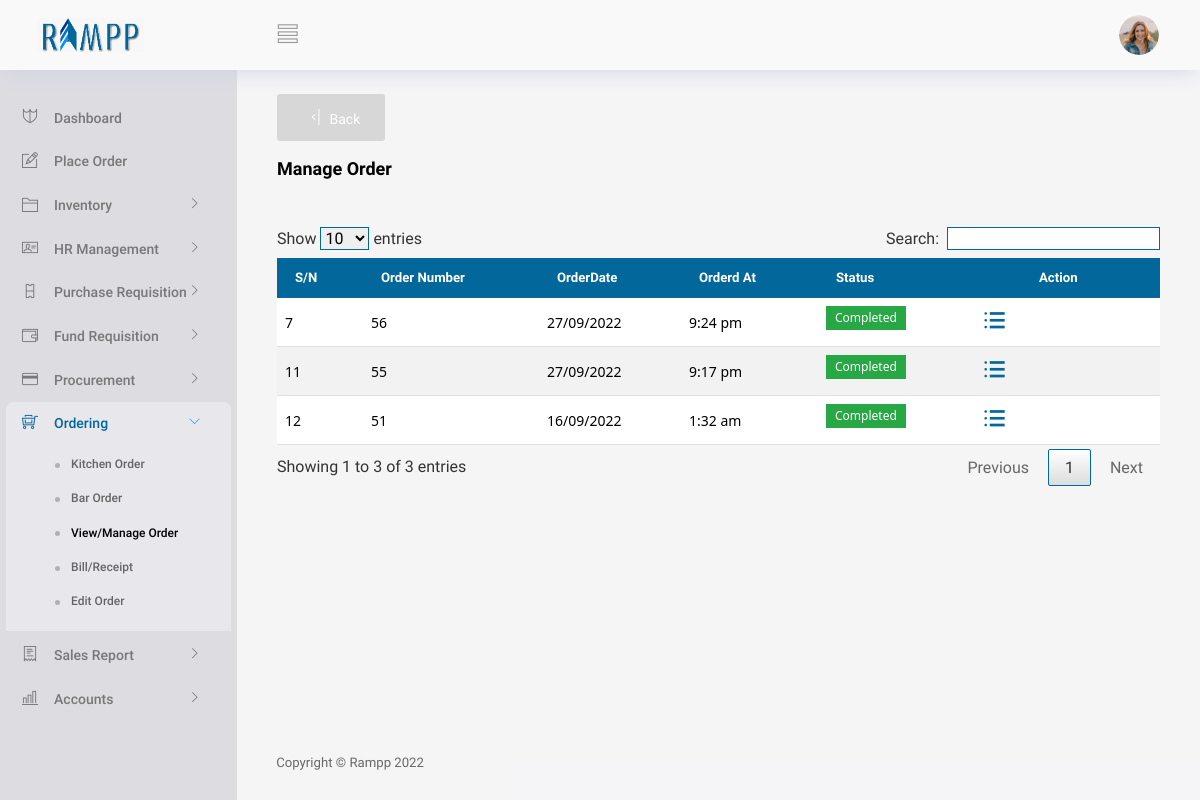
The app's page /View/Ordering/vmanageOrder.php (signed in), older data.
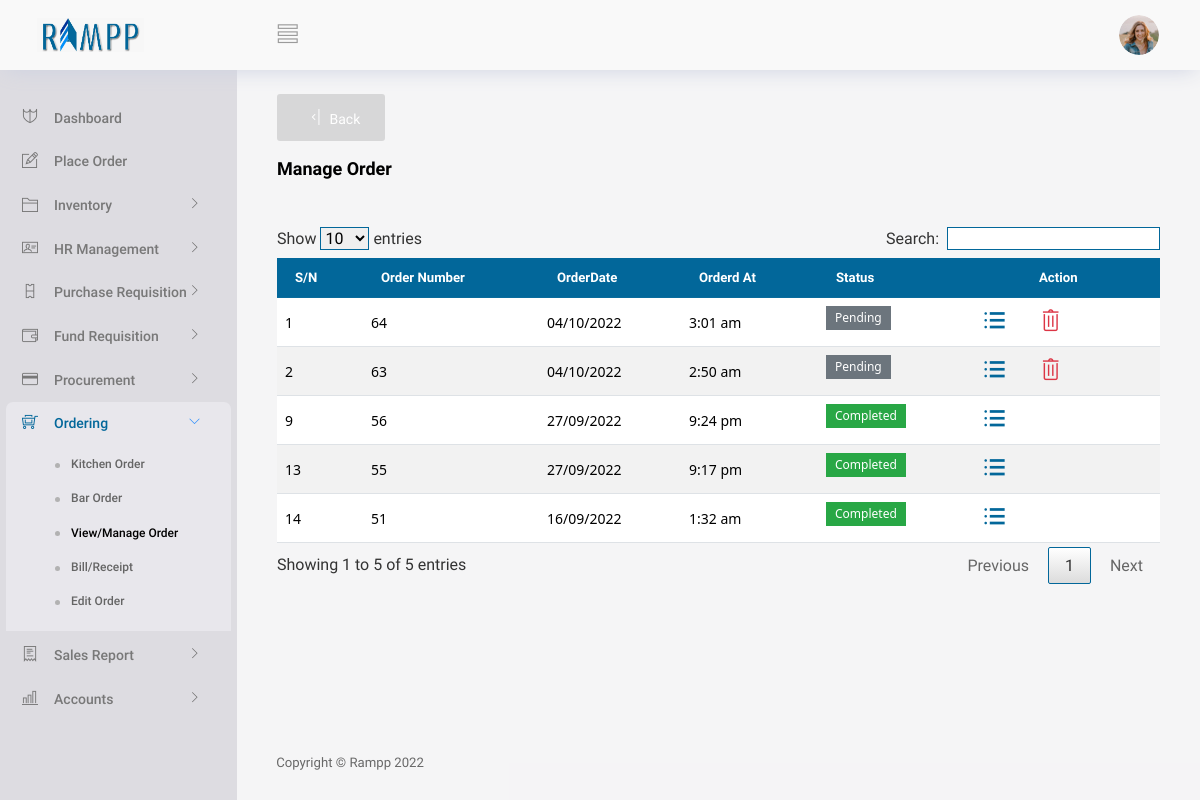
The same page, newer data.
### tables this page shows
CREATE TABLE IF NOT EXISTS `orders` (
  `sellerid` int(10) DEFAULT NULL,
  `orderid` int(10) NOT NULL,
  `totaltime` int(30) NOT NULL,
  `totalammount` int(200) NOT NULL,
  `status` int(10) NOT NULL,
  `orderdate` date NOT NULL,
  `odertime` varchar(30) NOT NULL,
  `hr` int(10) NOT NULL,
  `min` int(10) NOT NULL,
  `ampm` varchar(20) NOT NULL,
  `br` int(20) NOT NULL,
  `kch` int(20) NOT NULL,
  `receipt` int(10) NOT NULL,
  `k` int(10) NOT NULL,
  `b` int(10) NOT NULL,
  `bill` int(10) NOT NULL,
  `kt` int(100) NOT NULL,
  `bt` int(100) NOT NULL,
  `totalProfit` int(100) NOT NULL,
  `customerId` int(70) NOT NULL
);

### Controller/generalController.php (called while the page is built, shortened)
<?php
class GeneralController
{
    function getAllOrderedItem($conn)
    {
        $items = array();
        $query = "SELECT * FROM orders ";
        $results = mysqli_query($conn, $query);
        while ($row = mysqli_fetch_array($results)) {
            $items[] = $row;
        }
        return $items;
    }
}

### View/Ordering/vmanageOrder.php (the view, shortened to what the changed rows need)
<?php
   if(isset($_SESSION['validuser']))
   {
     include("../partials/_header.php");
      require("../../Controller/generalController.php");
      $conn = conString1();
      $UserUtils = new GeneralController();
      $data1 = $UserUtils->getAllOrderedItem($conn);
?>
<body>
  <div class="container-scroller">
    <?php  include("../partials/_navbar.php"); ?>
    <div class="container-fluid page-body-wrapper">
      <div class="main-panel">
        <div class="content-wrapper gbgn">
        <button  type="button" id="back" class="btn btn-icon-text text-white" style="background:#56565830;" onClick="window.history.back()">
          <i class="ti-shift-left-alt btn-icon-append"></i>
          Back
        </button>
          <br/>
          <br/>
          <div class="row">
            <div class="col-md-12 grid-margin">
              <div class="d-flex justify-content-between align-items-center">
                <div>
                  <h4 class="font-weight-bold mb-0">Manage Order</h4>
                </div>
              </div>
            </div>
          </div>
    <br/>
    <div class="container-flued">
      <div class="table-responsive">
        <table id="data-table-basic" class="customers">
          <thead>
              <tr>
                  <th class="text-center">S/N</th>
                  <th class="text-center">Order Number</th>
                  <th class="text-center">OrderDate</th>
                  <th class="text-center">Orderd At</th>
                  <th>Status</th>
                  <th style="padding-left: 80px;">Action</th>
              </tr>
          </thead>
          <tbody>
            <?php
              foreach ($data1 as $index => $value) {
                if ($value['receipt'] == 0) {
                  $retVal2 = "";
                  $deleteBtn = false;
                  if ($value['br'] == 0 && $value['kch']==1) {
                    $retVal2 = ($value["status"] == "1"? "<label class='badge badge-success'>Completed</label>" :"<label class='badge badge-secondary'>Pending</label>") ;
                    $deleteBtn = ($value["status"] == "1"?true:false);
                  } elseif($value['br'] == 1 && $value['kch'] == 0){
                    $retVal2 = ($value["status"] == "1"? "<label class='badge badge-success'>Completed</label>" :"<label class='badge badge-secondary'>Pending</label>") ;
                    $deleteBtn = ($value["status"] == "1"?true:false);
                  }else if($value['br'] == 1 && $value['kch'] == 1){
                    if ($value['k'] == 1 && $value['b'] == 1 && $value['status'] == 1) {
                      $retVal2 = "<label class='badge badge-success'>Completed</label>";
                      $deleteBtn = true;
                    }elseif($value['k'] == 1 || $value['b'] == 1 && $value['status'] == 0){
                      $retVal2 = "<label class='badge badge-warning'>Progressing</label>";
                      $deleteBtn = true;
                    }else{
                      $retVal2 = "<label class='badge badge-secondary'>Pending</label>";
                      $deleteBtn = false;
                    }
                  }
            ?>
                <tr>
                  <td class="text-left"><?php echo $index + 1 ?></td>
                  <td class="text-left"><?php echo $value['orderid']; ?></td>
                  <td class="text-left"><?php echo date('d/m/Y',strtotime($value["orderdate"])) ?></td>
                  <td class="text-left"><?php echo $value["odertime"]; ?></td>
                  <td><?php echo $retVal2 ?></td>
                  <td>
                  <div class="dropdown ">
                    <div class="d-flex justify-content-between align-items-center">
                    <span data-bs-toggle="tooltip" data-bs-placement="left"  title="View">
                      <i class="ti-menu-alt btn-icon-append dropbtn " style="color:#02679a;" data-bs-toggle="modal" data-bs-target="#viewModal" onclick="listItem(<?php echo $value['orderid']; ?>)"></i>
                    </span>
                  <?php
                    if (!$deleteBtn) {
                  ?>
                    <span ata-bs-toggle="tooltip" data-bs-placement="left" title="Delete">
                      <i class="ti-trash btn-icon-append dropbtn text-danger" data-bs-toggle="modal" data-bs-target="#deleteModal" onClick="deleteId('<?php echo $value["orderid"] ?>','')"></i>
                    </span>
                    <?php
                    }
                    ?>
                    </div>
                  </div>
                  </td>
              </tr>
        <?php
         }
          }
        ?>
          </tbody>
                  </table>
                </div>
    </div>
    <br/>
    <br/>
        </div>
        <?php include("../partials/_footer.php"); ?>
      </div>
    </div>
  </div>
  <?php
 include("../partials/_script.php");
?>
<?php
 }
 else
 {
     header("Location: ../../index.php?message=loginNot");
     exit;
 }
?>

Row changes from the older to the newer data that the page shows:
added orders: orderid "64", orderdate "04/10/2022", odertime "3:01 am", k "Pending"
added orders: orderid "63", orderdate "04/10/2022", odertime "2:50 am", k "Pending"
Text that changed along with them:
text written by a page script: "Show entries Search: Showing 1 to 3 of 3 entries Previous 1 Next" → "Show entries Search: Showing 1 to 5 of 5 entries Previous 1 Next"
